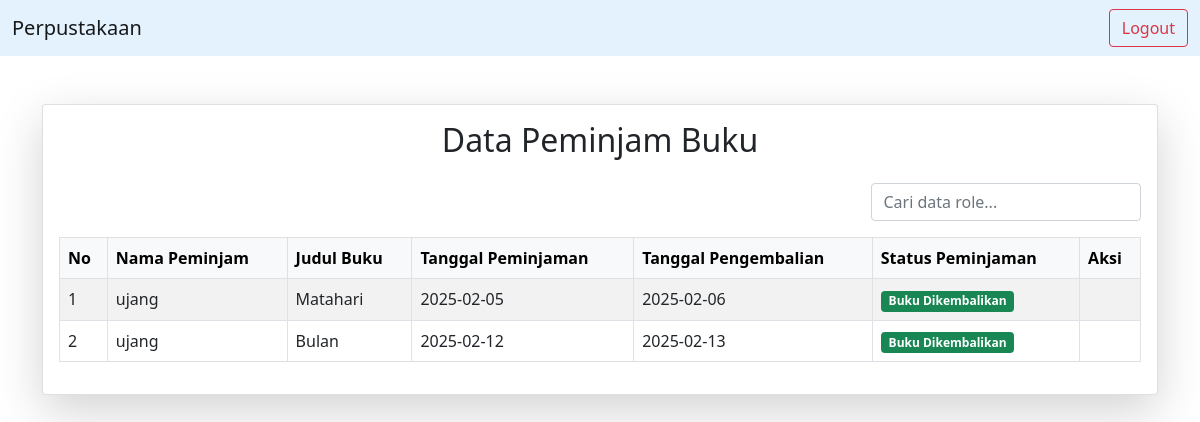
The app's page /data-peminjam.php, older data.
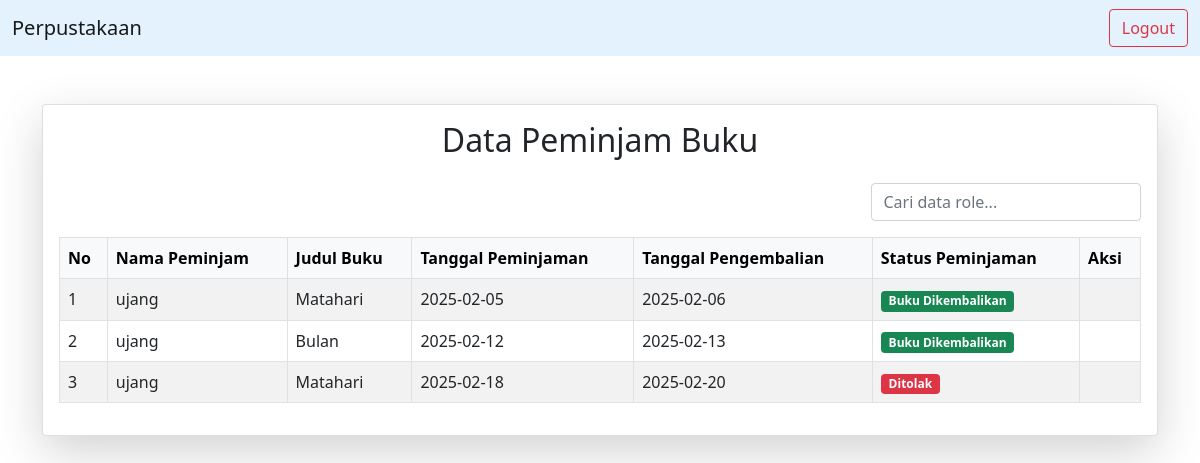
The same page, newer data.
### tables this page shows
CREATE TABLE `peminjaman` (
  `PeminjamanID` int(11) NOT NULL,
  `UserID` int(11) NOT NULL,
  `BukuID` int(11) NOT NULL,
  `TanggalPeminjaman` date NOT NULL,
  `TanggalPengembalian` date NOT NULL,
  `StatusPeminjaman` enum('Menunggu Konfirmasi','Buku Dipinjam','Buku Dikembalikan','Ditolak','Pengembalian Telat') NOT NULL
);

CREATE TABLE `user` (
  `UserID` int(11) NOT NULL,
  `RoleID` int(11) NOT NULL,
  `Username` varchar(255) NOT NULL,
  `Password` varchar(255) NOT NULL,
  `Email` varchar(255) NOT NULL,
  `NamaLengkap` varchar(255) NOT NULL,
  `Alamat` text NOT NULL
);

CREATE TABLE `buku` (
  `BukuID` int(11) NOT NULL,
  `Judul` varchar(255) NOT NULL,
  `Penulis` varchar(255) NOT NULL,
  `Penerbit` varchar(255) NOT NULL,
  `TahunTerbit` int(11) NOT NULL,
  `Deskripsi` text NOT NULL,
  `Gambar` varchar(255) NOT NULL,
  `Stok` int(11) NOT NULL
);

### data-peminjam.php (the view, shortened to what this page needs)
<!DOCTYPE html>
<html lang="en">
<head>
    <link href="bootstrap/css/bootstrap.min.css" rel="stylesheet" />
</head>
<body>
    <?php
    include "navbar.php";
    $query = "SELECT peminjaman.*, user.Username, buku.Judul
              FROM peminjaman
              LEFT JOIN user ON user.UserID = peminjaman.UserID
              LEFT JOIN buku ON buku.BukuID = peminjaman.BukuID";
    $result = mysqli_query($conn, $query);
    ?>
    <div class="container mt-5">
        <div class="card shadow-lg">
            <div class="card-body">
                <h2 class="text-center mb-4">Data Peminjam Buku</h2>
                <div class="d-flex justify-content-end mb-3">
                    <input type="text" id="searchInput" class="form-control w-25" onkeyup="searchTable()" placeholder="Cari data role...">
                </div>
                <table class="table table-bordered table-striped">
                    <thead class="table-light">
                        <tr>
                            <th>No</th>
                            <th>Nama Peminjam</th>
                            <th>Judul Buku</th>
                            <th>Tanggal Peminjaman</th>
                            <th>Tanggal Pengembalian</th>
                            <th>Status Peminjaman</th>
                            <th>Aksi</th>
                        </tr>
                    </thead>
                    <tbody>
                        <?php
                        $no = 1;
                        while ($row = mysqli_fetch_assoc($result)) {
                        ?>
                            <tr>
                                <td><?= $no++; ?></td>
                                <td><?= $row['Username'] ?: 'Data Tidak Tersedia'; ?></td>
                                <td><?= $row['Judul'] ?: 'Data Tidak Tersedia'; ?></td>
                                <td><?= $row['TanggalPeminjaman']; ?></td>
                                <td><?= $row['TanggalPengembalian']; ?></td>
                                <td>
                                    <?php
                                    switch ($row['StatusPeminjaman']) {
                                        case 'Buku Dikembalikan':
                                            echo '<span class="badge bg-success">Buku Dikembalikan</span>';
                                            break;
                                        case 'Ditolak':
                                            echo '<span class="badge bg-danger">Ditolak</span>';
                                            break;
                                    }
                                    ?>
                                </td>
                                <td>
                                </td>
                            </tr>
                        <?php
                        }
                        ?>
                    </tbody>
                </table>
            </div>
        </div>
    </div>
</body>
</html>

### navbar.php (shortened to what this page needs)
<link href="bootstrap/css/bootstrap.min.css" rel="stylesheet" />
<nav class="navbar navbar-expand-lg navbar-light" style="background-color: #e3f2fd;">
    <div class="container-fluid">
        <a class="navbar-brand" href="#">Perpustakaan</a>
        <div class="collapse navbar-collapse" id="navbarSupportedContent">
            <div class="d-flex">
                <a href="logout.php" class="btn btn-outline-danger ms-auto">Logout</a>
            </div>
        </div>
    </div>
</nav>

Row changes from the older to the newer data that the page shows:
added peminjaman: UserID.Username "ujang", BukuID.Judul "Matahari", TanggalPeminjaman "2025-02-18", TanggalPengembalian "2025-02-20", StatusPeminjaman "Ditolak"
